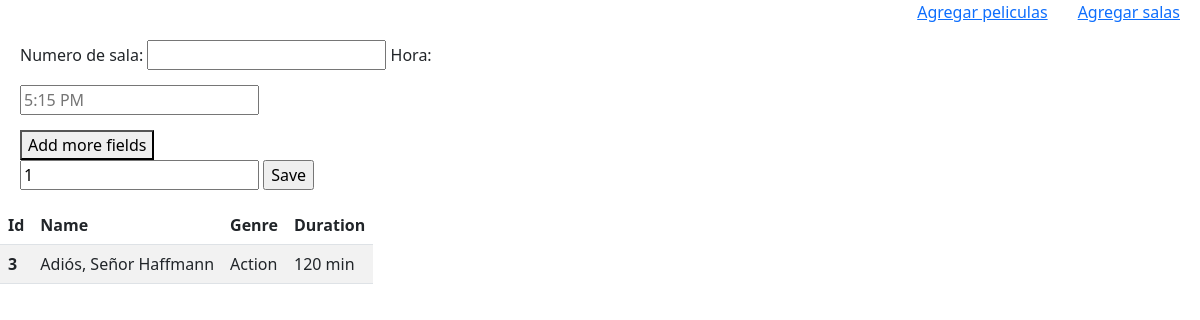
/addshow/3, run on an earlier commit of the app's database.
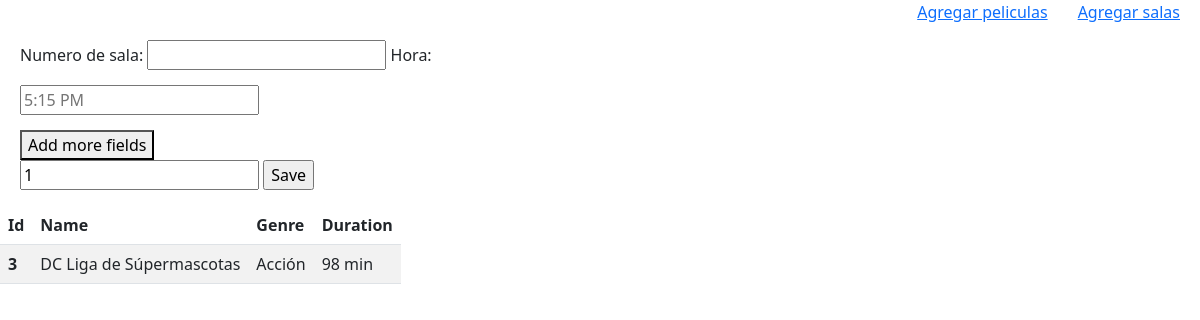
And on a later commit of the database.
### website/models.py (models this page shows)
class Movie(db.Model):
    id = db.Column(db.Integer, primary_key=True)
    name = db.Column(db.String(10000))
    image = db.Column(db.String(10000))
    genre = db.Column(db.String(150))
    duration = db.Column(db.String(150))
    shows = db.relationship('Show')

### website/views.py (the view)
@views.route('/addshow/<int:id>', methods=['GET','POST'])
def add_show(id):
    movie = Movie.query.get_or_404(id)
    if request.method == 'POST':
        try:
            num_sala = request.form.get('numsala')
            hora_peli = request.form.get('horapeli')
            sala = Cinemahall.query.filter_by(hall_number=num_sala).first()
            show_numbers = request.form.get('number-of-shows')
            new_show = Show(time=hora_peli, movie_id=id, cinemahall_id=sala.id)
            db.session.add(new_show)
            db.session.commit()
            letter_columns = ['A','B','C','D','E','F','G','H','I']
            number_row = ['1','2','3','4','5','6','7','8','9','10','11','12']
            for i in letter_columns:
                for j in number_row:
                    new_showseat = Showseat(status=0,seat=i+j,show_id=new_show.id)
                    db.session.add(new_showseat)
                    db.session.commit()
            for i in range(int(show_numbers)-1):
                num_sala = request.form.get('numsala'+str(i))
                hora_peli = request.form.get('horapeli'+str(i))
                sala = Cinemahall.query.filter_by(hall_number=num_sala).first()
                new_show = Show(time=hora_peli, movie_id=id, cinemahall_id=sala.id)
                db.session.add(new_show)
                db.session.commit()
                for i in letter_columns:
                    for j in number_row:
                        new_showseat = Showseat(status=0,seat=i+j,show_id=new_show.id)
                        db.session.add(new_showseat)
                        db.session.commit()
            return redirect('/admin.html')
        except Exception as e:
            return str(e)
    else:
        return render_template('addshow.html', movie=movie)

### website/templates/addshow.html (shortened to what this page needs)
<html lang="en">
<head>
    <link href="https://cdn.jsdelivr.net/npm/bootstrap@5.2.0/dist/css/bootstrap.min.css" rel="stylesheet">
</head>
<body>
    <nav>
        <ul style="list-style:none; display: flex; justify-content: end; margin-right:20px">
            <li style="margin-right: 30px;">
                <a href="/admin.html">Agregar peliculas</a>
            </li>
            <li>
                <a href="/addSalas.html">Agregar salas</a>
            </li>
        </ul>
    </nav>
    <form action="/addshow/{{movie.id}}" method="POST" style="display: flex; margin-left:20px">
        <div>
            <div id="horario" style="width:600px">
                <label for="numsala">Numero de sala:</label>
                <input type="number" id="numsala" name="numsala" style="margin-bottom:15px" required>
                <label for="horapeli">Hora:</label>
                <input type="text" id="horapeli" name="horapeli" style="margin-bottom:15px" placeholder="5:15 PM" required>
            </div>
            <button type="button" onclick="add_more_fields()" style="display:flex; align-items: center;">Add more fields</button>
            <input type="text" id="number-of-shows" name="number-of-shows" value="1" readonly>
            <input type="submit" value="Save">
        </div>
    </form>
    <table class="table table-striped" style="width: auto;">
        <thead>
            <tr>
                <th scope="col">Id</th>
                <th scope="col">Name</th>
                <th scope="col">Genre</th>
                <th scope="col">Duration</th>
            </tr>
        </thead>
        <tbody>
            <tr>
                <th scope="row">{{ movie.id }}</th>
                <td>{{ movie.name }}</td>
                <td>{{ movie.genre }}</td>
                <td>{{ movie.duration }}</td>
            </tr>
        </tbody>
    </table>
</body>
</html>

What changed in the data, as far as the page shows it:
changed Movie id 3: name "Adiós, Señor Haffmann" → "DC Liga de Súpermascotas"; genre "Action" → "Acción"; duration "120 min" → "98 min"
